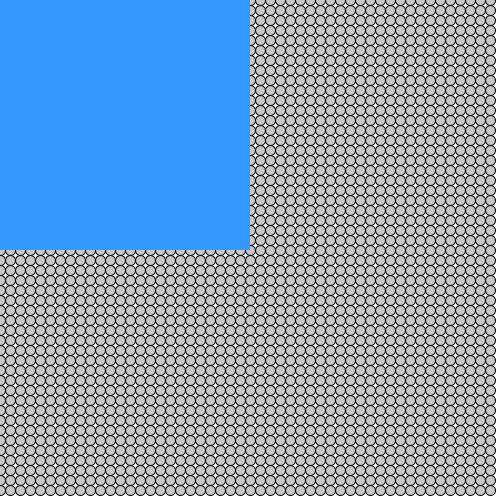
Frame 1 (no input)
Frame 60 (the mouse pressed at the canvas centre just before this capture): identical to frame 1, image omitted
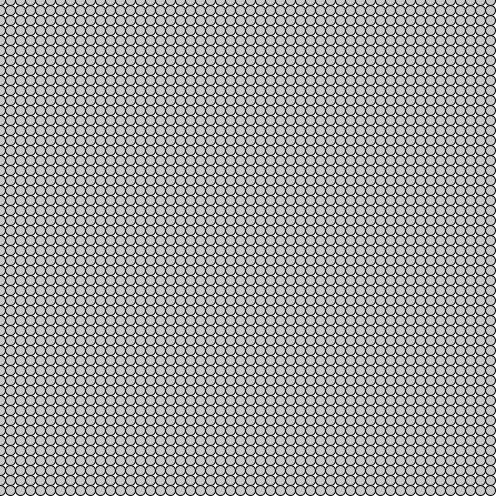
Frame 120 (the mouse held since frame 60 and released just before this capture)

The Processing sketch that drew these frames (run headless with seeded random() and noise(); from frame 60 on, the mouse is pressed at the canvas centre):

// Processing sketch: processing_52929
// ── processing_52929.pde

void setup (){
  size (500,500);
}

void draw () {
   background (255,255);

  for (int i = 0; i < width; i=i+10) {
    for (int r = 0; r <height; r=r+10){
      stroke (0);
      fill (200,200,200);
      ellipse (i, r, 10,10);
      }
  }
//bottom right
  if (mouseX > width/2  && mouseY > height/2) {
     noStroke();
     fill (51,153,255);
     rect (width/2, height/2, width/2, height/2);
 
      }
//bottom left
  else if (mouseX < width/2  && mouseY > height/2) {
    noStroke();
     fill (51,153,255);
     rect (0, height/2, width/2, height/2);
      }
//top right
  else if (mouseX > width/2  && mouseY < height/2) {
    noStroke();
    fill (51,153,255);
    rect (width/2, 0, width/2, height/2);
    }
//top left
else if (mouseX < width/2  && mouseY < height/2) {
  noStroke();
   fill (51,153,255);
   rect (0,0, width/2, height/2);
    }
}
